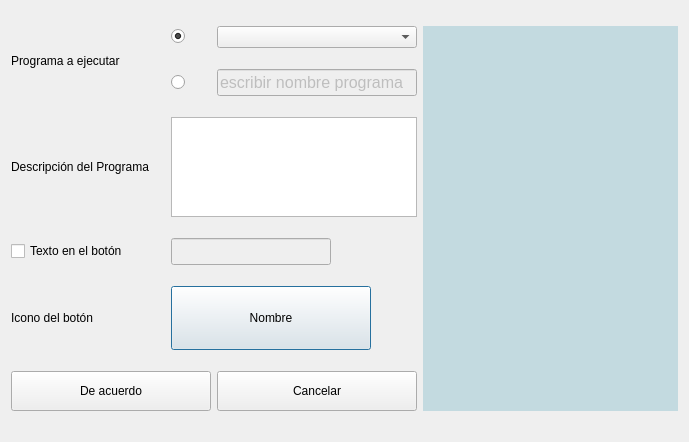
<?xml version="1.0" encoding="UTF-8"?>
<ui version="4.0">
 <class>Dialog</class>
 <widget class="QDialog" name="Dialog">
  <property name="windowModality">
   <enum>Qt::ApplicationModal</enum>
  </property>
  <property name="geometry">
   <rect>
    <x>0</x>
    <y>0</y>
    <width>689</width>
    <height>442</height>
   </rect>
  </property>
  <property name="windowTitle">
   <string>Editor de botones</string>
  </property>
  <property name="windowIcon">
   <iconset>
    <normaloff>images/editor/text.png</normaloff>images/editor/text.png</iconset>
  </property>
  <layout class="QGridLayout" name="gridLayout">
   <item row="0" column="1">
    <widget class="QRadioButton" name="radioButton">
     <property name="maximumSize">
      <size>
       <width>40</width>
       <height>16777215</height>
      </size>
     </property>
     <property name="text">
      <string/>
     </property>
     <property name="checked">
      <bool>true</bool>
     </property>
    </widget>
   </item>
   <item row="0" column="2">
    <widget class="QComboBox" name="comboBox">
     <property name="minimumSize">
      <size>
       <width>200</width>
       <height>0</height>
      </size>
     </property>
    </widget>
   </item>
   <item row="0" column="3" rowspan="6">
    <widget class="QListWidget" name="listWidget">
     <property name="minimumSize">
      <size>
       <width>240</width>
       <height>0</height>
      </size>
     </property>
     <property name="maximumSize">
      <size>
       <width>16777215</width>
       <height>406</height>
      </size>
     </property>
     <property name="palette">
      <palette>
       <active>
        <colorrole role="Base">
         <brush brushstyle="SolidPattern">
          <color alpha="255">
           <red>195</red>
           <green>218</green>
           <blue>224</blue>
          </color>
         </brush>
        </colorrole>
        <colorrole role="Window">
         <brush brushstyle="SolidPattern">
          <color alpha="255">
           <red>195</red>
           <green>217</green>
           <blue>224</blue>
          </color>
         </brush>
        </colorrole>
       </active>
       <inactive>
        <colorrole role="Base">
         <brush brushstyle="SolidPattern">
          <color alpha="255">
           <red>195</red>
           <green>218</green>
           <blue>224</blue>
          </color>
         </brush>
        </colorrole>
        <colorrole role="Window">
         <brush brushstyle="SolidPattern">
          <color alpha="255">
           <red>195</red>
           <green>217</green>
           <blue>224</blue>
          </color>
         </brush>
        </colorrole>
       </inactive>
       <disabled>
        <colorrole role="Base">
         <brush brushstyle="SolidPattern">
          <color alpha="255">
           <red>195</red>
           <green>217</green>
           <blue>224</blue>
          </color>
         </brush>
        </colorrole>
        <colorrole role="Window">
         <brush brushstyle="SolidPattern">
          <color alpha="255">
           <red>195</red>
           <green>217</green>
           <blue>224</blue>
          </color>
         </brush>
        </colorrole>
       </disabled>
      </palette>
     </property>
     <property name="toolTip">
      <string>hola</string>
     </property>
     <property name="autoFillBackground">
      <bool>true</bool>
     </property>
     <property name="frameShape">
      <enum>QFrame::NoFrame</enum>
     </property>
     <property name="editTriggers">
      <set>QAbstractItemView::NoEditTriggers</set>
     </property>
     <property name="alternatingRowColors">
      <bool>false</bool>
     </property>
     <property name="selectionMode">
      <enum>QAbstractItemView::NoSelection</enum>
     </property>
     <property name="selectionBehavior">
      <enum>QAbstractItemView::SelectRows</enum>
     </property>
     <property name="viewMode">
      <enum>QListView::ListMode</enum>
     </property>
    </widget>
   </item>
   <item row="1" column="1">
    <widget class="QRadioButton" name="radioButton_2">
     <property name="text">
      <string/>
     </property>
    </widget>
   </item>
   <item row="1" column="2">
    <widget class="QLineEdit" name="lineEdit_2">
     <property name="enabled">
      <bool>false</bool>
     </property>
     <property name="minimumSize">
      <size>
       <width>200</width>
       <height>0</height>
      </size>
     </property>
     <property name="maximumSize">
      <size>
       <width>200</width>
       <height>16777215</height>
      </size>
     </property>
     <property name="font">
      <font>
       <pointsize>12</pointsize>
      </font>
     </property>
     <property name="text">
      <string>escribir nombre programa</string>
     </property>
    </widget>
   </item>
   <item row="2" column="0">
    <widget class="QLabel" name="label">
     <property name="text">
      <string>Descripción del Programa</string>
     </property>
    </widget>
   </item>
   <item row="2" column="1" colspan="2">
    <widget class="QTextEdit" name="textEdit">
     <property name="minimumSize">
      <size>
       <width>200</width>
       <height>0</height>
      </size>
     </property>
     <property name="maximumSize">
      <size>
       <width>400</width>
       <height>100</height>
      </size>
     </property>
    </widget>
   </item>
   <item row="3" column="0">
    <widget class="QCheckBox" name="checkBox">
     <property name="text">
      <string>Texto en el botón</string>
     </property>
    </widget>
   </item>
   <item row="3" column="1" colspan="2">
    <widget class="QLineEdit" name="lineEdit">
     <property name="enabled">
      <bool>false</bool>
     </property>
     <property name="maximumSize">
      <size>
       <width>160</width>
       <height>16777215</height>
      </size>
     </property>
     <property name="font">
      <font>
       <pointsize>12</pointsize>
      </font>
     </property>
    </widget>
   </item>
   <item row="4" column="0">
    <widget class="QLabel" name="label_6">
     <property name="text">
      <string>Icono del botón</string>
     </property>
    </widget>
   </item>
   <item row="4" column="1" colspan="2">
    <widget class="QPushButton" name="pushButton">
     <property name="minimumSize">
      <size>
       <width>0</width>
       <height>64</height>
      </size>
     </property>
     <property name="maximumSize">
      <size>
       <width>200</width>
       <height>16777215</height>
      </size>
     </property>
     <property name="toolTip">
      <string>clic aqui para cambiar el icono</string>
     </property>
     <property name="text">
      <string>Nombre</string>
     </property>
     <property name="iconSize">
      <size>
       <width>48</width>
       <height>48</height>
      </size>
     </property>
    </widget>
   </item>
   <item row="5" column="0" colspan="2">
    <widget class="QPushButton" name="b_accept">
     <property name="minimumSize">
      <size>
       <width>200</width>
       <height>40</height>
      </size>
     </property>
     <property name="maximumSize">
      <size>
       <width>300</width>
       <height>16777215</height>
      </size>
     </property>
     <property name="text">
      <string>De acuerdo</string>
     </property>
     <property name="icon">
      <iconset>
       <normaloff>images/ok.png</normaloff>images/ok.png</iconset>
     </property>
    </widget>
   </item>
   <item row="5" column="2">
    <widget class="QPushButton" name="b_cancel">
     <property name="minimumSize">
      <size>
       <width>200</width>
       <height>40</height>
      </size>
     </property>
     <property name="maximumSize">
      <size>
       <width>300</width>
       <height>16777215</height>
      </size>
     </property>
     <property name="text">
      <string>Cancelar</string>
     </property>
     <property name="icon">
      <iconset>
       <normaloff>images/cancel.png</normaloff>images/cancel.png</iconset>
     </property>
    </widget>
   </item>
   <item row="0" column="0" rowspan="2">
    <widget class="QLabel" name="label_7">
     <property name="text">
      <string>Programa a ejecutar</string>
     </property>
    </widget>
   </item>
  </layout>
 </widget>
 <tabstops>
  <tabstop>lineEdit</tabstop>
  <tabstop>pushButton</tabstop>
 </tabstops>
 <resources/>
 <connections/>
</ui>
